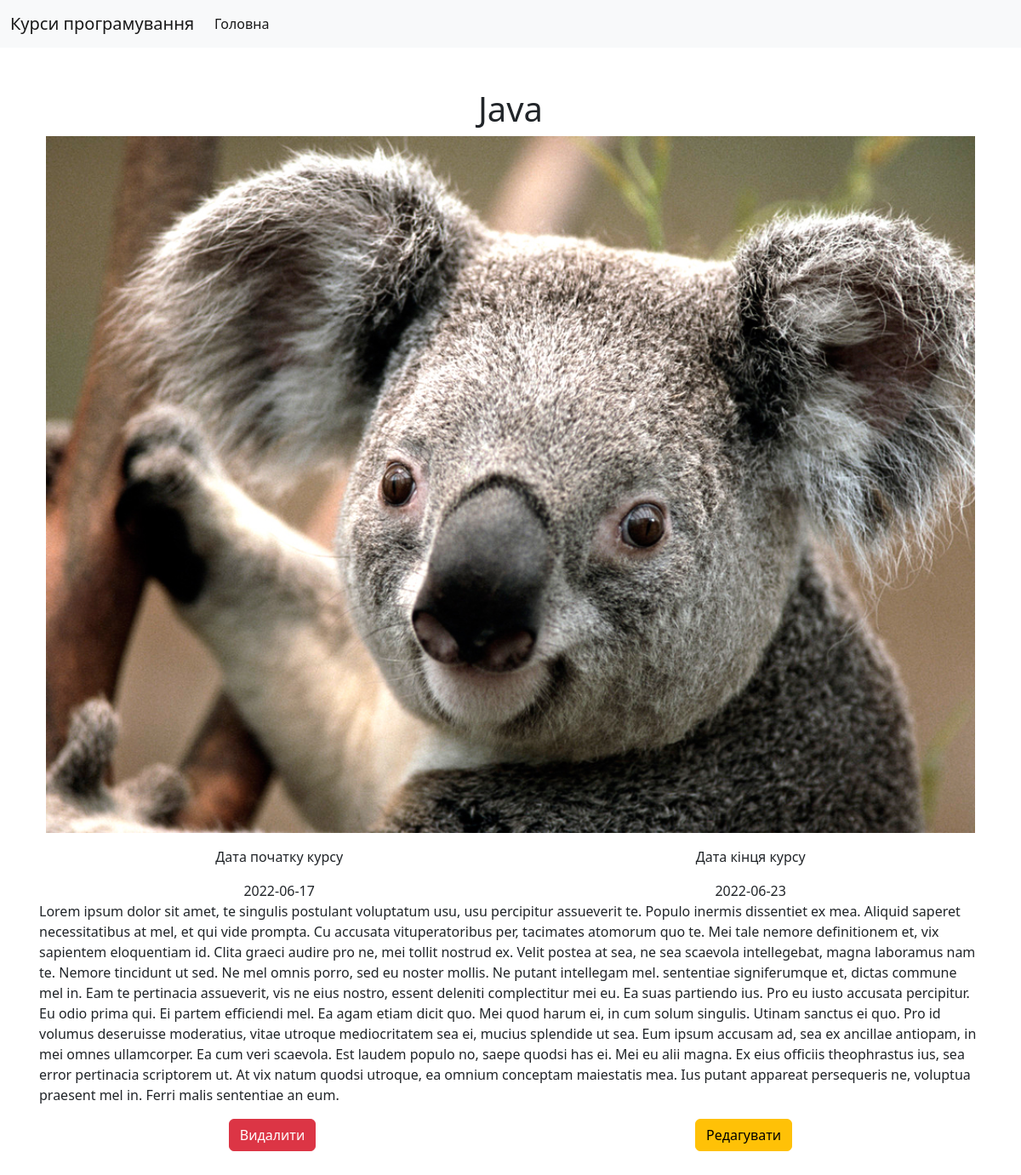
/course/3, run on the app's committed database.
### app.py (models this page shows, shortened)
class Course(db.Model):
    course_id = db.Column(db.Integer, primary_key=True)
    course_name = db.Column(db.String(200), unique=True, nullable=False)
    description = db.Column(db.Text, unique=True, nullable=False)
    start_data = db.Column(db.Date,  nullable=False)
    finish_data = db.Column(db.Date, nullable=False)
    photo_src = db.Column(db.String(100))

### app.py (the view)
@app.route('/course/<course_id>')
def single_course(course_id = None):
    single_course = Course.query.get(course_id)
    return render_template('single_course.html', course = single_course)

### templates/single_course.html (shortened to what this page needs)
<!DOCTYPE html>
<html lang="en">
<head>
    <link href="https://cdn.jsdelivr.net/npm/bootstrap@5.2.0-beta1/dist/css/bootstrap.min.css" rel="stylesheet">
</head>
<body>
    <nav class="navbar navbar-expand-lg bg-light">
        <div class="container-fluid">
          <a class="navbar-brand" href="/">Курси програмування</a>
          <div class="collapse navbar-collapse" id="navbarSupportedContent">
            <ul class="navbar-nav me-auto mb-2 mb-lg-0">
              <li class="nav-item">
                <a class="nav-link active" aria-current="page" href="/">Головна</a>
              </li>
            </ul>
          </div>
        </div>
    </nav>
    <main class="container px-4 py-5">
      <h1 class="text-center">{{ course.course_name }}</h1>
      <section class="row row-cols-1 row-cols-sm-2 row-cols-md-3 g-3 d-flex justify-content-around">
        <img src="/{{course.photo_src}}" class="card-img-top" alt="...">
              <div class="card-body">
                  <div class="d-flex justify-content-around">
                      <div class="text-center">
                        <p>Дата початку курсу</p>
                        <p class="card-text ">{{course.start_data}}</p>
                      </div>
                      <div class="text-center">
                        <p>Дата кінця курсу</p>
                        <p class="card-text ">{{course.finish_data}}</p>
                      </div>
                  </div>
                  <p class="card-text">{{course.description}}</p>
                  <div class="d-flex justify-content-around" class="text-center">
                    <a id = "del"href="/course/{{course.course_id}}/delate" type="button" onclick="myFunction()" class="btn btn-danger">Видалити</a>
                    <a href="/course/{{course.course_id}}/red" type="button" class="btn btn-warning">Редагувати</a>
                  </div>
              </div>
      </section>
    </main>
</body>
</html>

### data on the page
Course: course_name "Java", start_data "2022-06-17", finish_data "2022-06-23", description "Lorem ipsum dolor sit amet, te singulis postulant voluptatum usu, usu percipitur assueverit te. Populo inermis dissentiet ex mea. Aliquid saperet necessitatibus at mel, et qui vide prompta. Cu accusata vituperatoribus per, tacimates atomorum quo te. Mei tale nemore definitionem et, vix sapientem eloquentiam id. Clita graeci audire pro ne, mei tollit nostrud ex. Velit postea at sea, ne sea scaevola intellegebat, magna laboramus nam te. Nemore tincidunt ut sed. Ne mel omnis porro, sed eu noster mollis. Ne putant intellegam mel. sententiae signiferumque et, dictas commune mel in. Eam te pertinacia assueverit, vis ne eius nostro, essent deleniti complectitur mei eu. Ea suas partiendo ius. Pro…"
